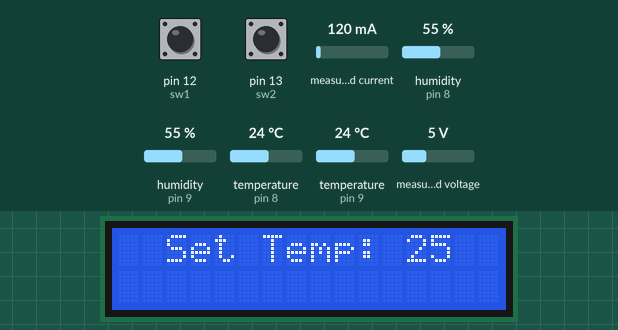
Bench run of a sketch on a simulated Arduino Uno, built with avr-gcc and run on an emulated ATmega328P. Parts: 16×2 character LCD. The test bench sets the inputs (shaded band); at power-on: pin 12 (sw1) HIGH, pin 13 (sw2) HIGH, measured current 120 mA, humidity (sensors on pin 8, pin 9) 55 %, temperature (sensors on pin 8, pin 9) 24 °C, measured voltage 5 V. The local clock reads 2024-03-15 10:24:30 at power-on unless the sketch sets it; what the sketch prints to the serial monitor is not drawn.

Above: at 1.2 s.
1.3 s: pin 12 (sw1) pulled LOW for 0.15 s
At 2.5 s:
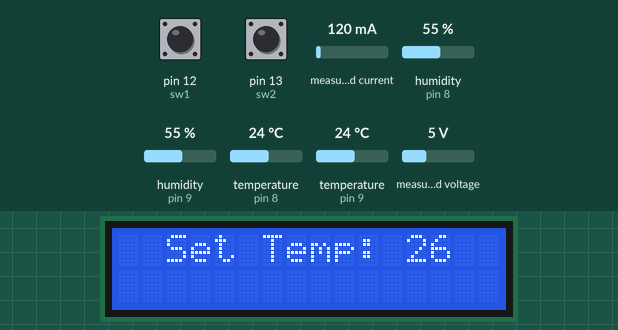
2.9 s: pin 12 (sw1) pulled LOW for 1 s
At 3.7 s:
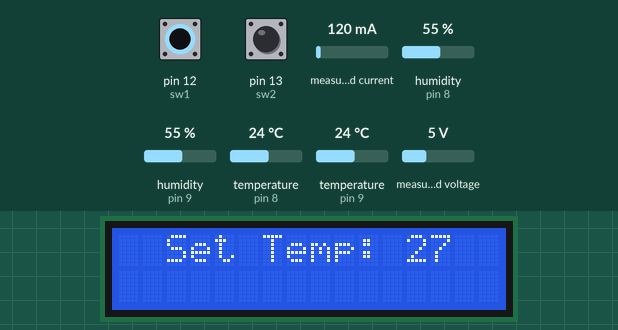
Timing chart, 0 to 5.9 s (numbered marks = the images above; inputs shaded):
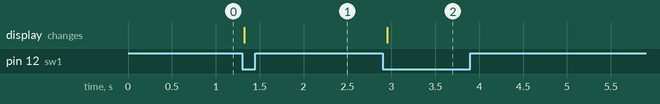

Measured:
- after the input at 1.3 s, the display: changes at once (image 1)
- after the input at 2.9 s, the display: changes after 0.05 s (image 2)

The sketch:

AC_New.ino
```cpp
#include <Wire.h>
#include <RTC.h>
#include <LiquidCrystal_I2C.h>
static DS3231 RTC;
#include <PZEM004Tv30.h>

#include "DHT.h"

#define DHTPIN1 8
#define DHTPIN2 9
#define DHTTYPE DHT22

DHT dht1(DHTPIN1, DHTTYPE);
DHT dht2(DHTPIN2, DHTTYPE);


LiquidCrystal_I2C lcd(0x27,16,2);

PZEM004Tv30 pzem(11, 10);


int con=0, comcnt=0;
int t1=1, t2=1, tt=1, f1=0;
int sw1=12, sw2=13;

int actmp=25;
int pactmp = actmp;

int ontime=0, csc=0, psc=0;
int onmn=0, onhr=0;
int pday;

void setup()
{

  Serial.begin(9600);
  dht1.begin();
  dht2.begin();
  lcd.init();
  lcd.clear();
  lcd.backlight();


  lcd.setCursor(2,0);
  lcd.print("Set Temp: ");
  lcd.setCursor(12,0);
  lcd.print("   ");
  lcd.setCursor(12,0);
  lcd.print(actmp);


  pinMode(12, INPUT_PULLUP);
  pinMode(13, INPUT_PULLUP);

  RTC.begin();
  //pday=RTC.getDay();

  //RTC.setHourMode(CLOCK_H24);
  //RTC.setDateTime(__DATE__, __TIME__);
  //RTC.startClock();

}

void loop()
{
  int dt=RTC.getDay();
  int mt=RTC.getMonth()+4;
  int yr=RTC.getYear()-2000;
  int hr=RTC.getHours();
  int mn=RTC.getMinutes();
  int sc=RTC.getSeconds();

    String d,t,contime;
    d=String(dt)+"/"+String(mt)+"/"+String(yr);
    t=String(hr)+":"+String(mn)+":"+String(sc);

    float tmp1 = dht1.readTemperature();
    float tmp2 = dht2.readTemperature();
    float voltage = pzem.voltage();
    float current = pzem.current();
    float power = pzem.power();
    float pf = pzem.pf();
    float frequency = pzem.frequency();


    if(current >= 1.0)
  {
    con=1;
  }
  else if(current <1.0)
  {
    con = 0;
  }
/////////

    if(con==1 && tt==1)
  {
    tt=0;
    comcnt++;
  }
  if(con==0)
  {
   tt=1;
   f1=1;
  }
///////////

  if(con==1)
    {
      if(f1==1)
      {
      f1=0;
      psc=sc;
      }

      csc=sc;

      if(csc < psc)
      {
        ontime += (60+csc)-psc;
      }
      else if(csc >= psc)
      {
        ontime += (csc-psc);
      }

      if(ontime >= 60)
      {
        onmn++;
        ontime=ontime-60;
      }

      if(onmn >= 60)
      {
        onhr++;
        onmn=onmn-60;
      }

      psc=csc;
    }


    if(actmp!=pactmp)
  {
      onhr=0;
      onmn=0;
      ontime=0;
      comcnt=0;
      pactmp=actmp;
  }

  contime=String(onhr)+":"+String(onmn)+":"+String(ontime);
////////////


    Serial.print(d);
    Serial.print(",");
    Serial.print(t);
    Serial.print(",");
    Serial.print(actmp);
    Serial.print(",");
    Serial.print(tmp1);
    Serial.print(",");
    Serial.print(tmp2);
    Serial.print(",");
    Serial.print(voltage);
    Serial.print(",");
    Serial.print(current);
    Serial.print(",");
    Serial.print(power);
    Serial.print(",");
    Serial.print(pf);
    Serial.print(",");
    Serial.print(frequency,0);
    Serial.print(",");
    Serial.print(con);
    Serial.print(",");
    Serial.print(comcnt);
    Serial.print(",");
//    Serial.print(onhr);
//    Serial.print(",");
//    Serial.print(onmn);
//    Serial.print(",");
    Serial.println(contime);


  unsigned long int pre=millis();
  while((millis()-pre) < 4900)
  {
     if((digitalRead(sw1)==0) && (t1==1))
  {
    t1=0;
    actmp++;

    lcd.setCursor(12,0);
    lcd.print("   ");
    lcd.setCursor(12,0);
    lcd.print(actmp);
  }
  if(digitalRead(sw1)==1)
  {
   t1=1;
  }


  if((digitalRead(sw2)==0) && (t2==1))
  {
    t2=0;
    actmp--;

    lcd.setCursor(12,0);
    lcd.print("   ");
    lcd.setCursor(12,0);
    lcd.print(actmp);
  }
  if(digitalRead(sw2)==1)
  {
   t2=1;
  }

  delay(90);
  }


}
```
